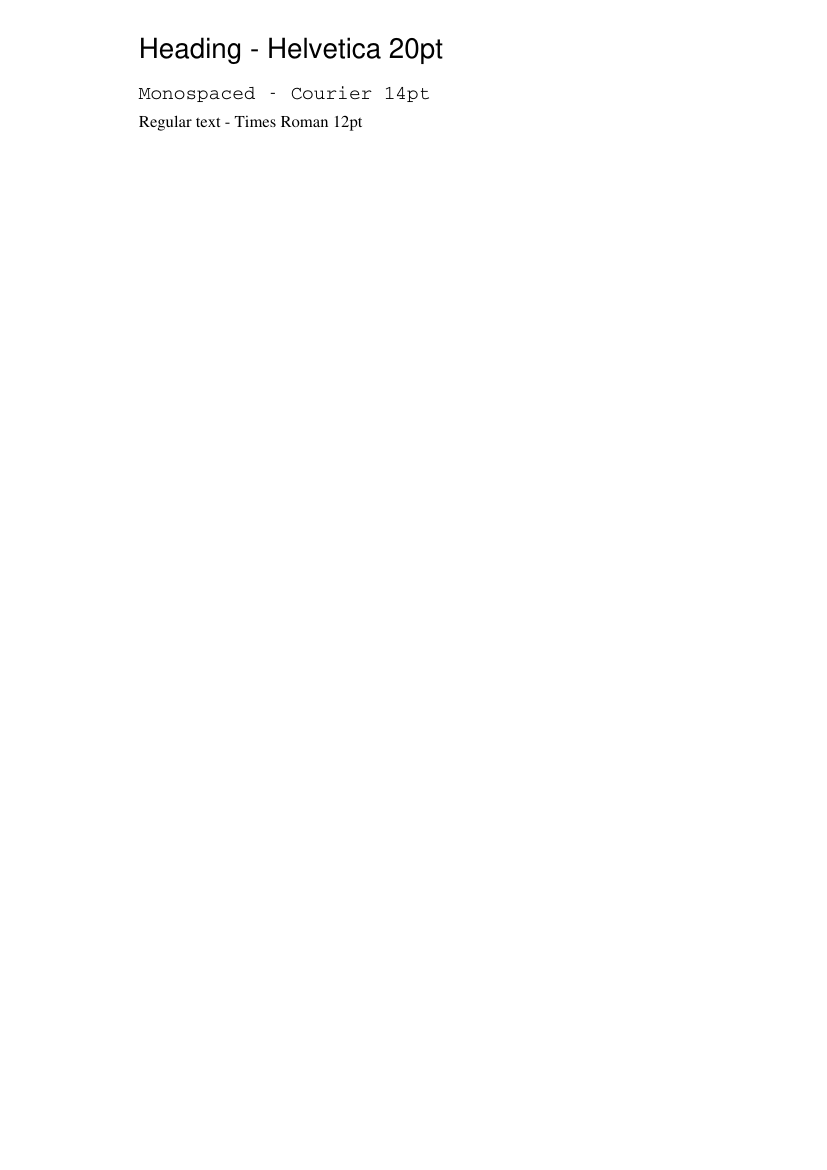

Source code (Python):
# Uses different fonts and font sizes in a PDF using ReportLab

# Import the canvas class to draw on the PDF
from reportlab.pdfgen import canvas

# Import standard A4 page size
from reportlab.lib.pagesizes import A4

# Create a new PDF file named '4_fonts.pdf' with A4 size
c = canvas.Canvas("4_fonts.pdf", pagesize=A4)

# Set font to Helvetica with size 20 (sans-serif)
c.setFont("Helvetica", 20)
c.drawString(100, 800, "Heading - Helvetica 20pt")  # Draw heading text

# Set font to Courier with size 14 (monospaced)
c.setFont("Courier", 14)
c.drawString(100, 770, "Monospaced - Courier 14pt")  # Draw monospace text

# Set font to Times-Roman with size 12 (serif)
c.setFont("Times-Roman", 12)
c.drawString(100, 750, "Regular text - Times Roman 12pt")  # Draw regular text

# Finalize and save the PDF file
c.save()
